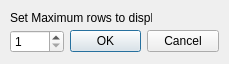
<?xml version="1.0" encoding="UTF-8"?>
<ui version="4.0">
 <class>Dialog</class>
 <widget class="QDialog" name="Dialog">
  <property name="windowModality">
   <enum>Qt::ApplicationModal</enum>
  </property>
  <property name="geometry">
   <rect>
    <x>0</x>
    <y>0</y>
    <width>229</width>
    <height>64</height>
   </rect>
  </property>
  <property name="sizePolicy">
   <sizepolicy hsizetype="Fixed" vsizetype="Fixed">
    <horstretch>0</horstretch>
    <verstretch>0</verstretch>
   </sizepolicy>
  </property>
  <property name="windowTitle">
   <string>Set maximum rows</string>
  </property>
  <property name="toolTip">
   <string notr="true"/>
  </property>
  <property name="statusTip">
   <string notr="true"/>
  </property>
  <property name="whatsThis">
   <string notr="true"/>
  </property>
  <property name="modal">
   <bool>false</bool>
  </property>
  <widget class="QLabel" name="label">
   <property name="geometry">
    <rect>
     <x>10</x>
     <y>10</y>
     <width>142</width>
     <height>16</height>
    </rect>
   </property>
   <property name="text">
    <string>Set Maximum rows to display:</string>
   </property>
  </widget>
  <widget class="QWidget" name="">
   <property name="geometry">
    <rect>
     <x>10</x>
     <y>29</y>
     <width>209</width>
     <height>25</height>
    </rect>
   </property>
   <layout class="QHBoxLayout" name="horizontalLayout">
    <item>
     <widget class="QSpinBox" name="spinBox">
      <property name="minimum">
       <number>1</number>
      </property>
      <property name="maximum">
       <number>1000</number>
      </property>
     </widget>
    </item>
    <item>
     <widget class="QDialogButtonBox" name="buttonBox">
      <property name="orientation">
       <enum>Qt::Horizontal</enum>
      </property>
      <property name="standardButtons">
       <set>QDialogButtonBox::Cancel|QDialogButtonBox::Ok</set>
      </property>
     </widget>
    </item>
   </layout>
  </widget>
 </widget>
 <resources/>
 <connections>
  <connection>
   <sender>buttonBox</sender>
   <signal>accepted()</signal>
   <receiver>Dialog</receiver>
   <slot>accept()</slot>
   <hints>
    <hint type="sourcelabel">
     <x>248</x>
     <y>254</y>
    </hint>
    <hint type="destinationlabel">
     <x>157</x>
     <y>274</y>
    </hint>
   </hints>
  </connection>
  <connection>
   <sender>buttonBox</sender>
   <signal>rejected()</signal>
   <receiver>Dialog</receiver>
   <slot>reject()</slot>
   <hints>
    <hint type="sourcelabel">
     <x>316</x>
     <y>260</y>
    </hint>
    <hint type="destinationlabel">
     <x>286</x>
     <y>274</y>
    </hint>
   </hints>
  </connection>
 </connections>
</ui>
